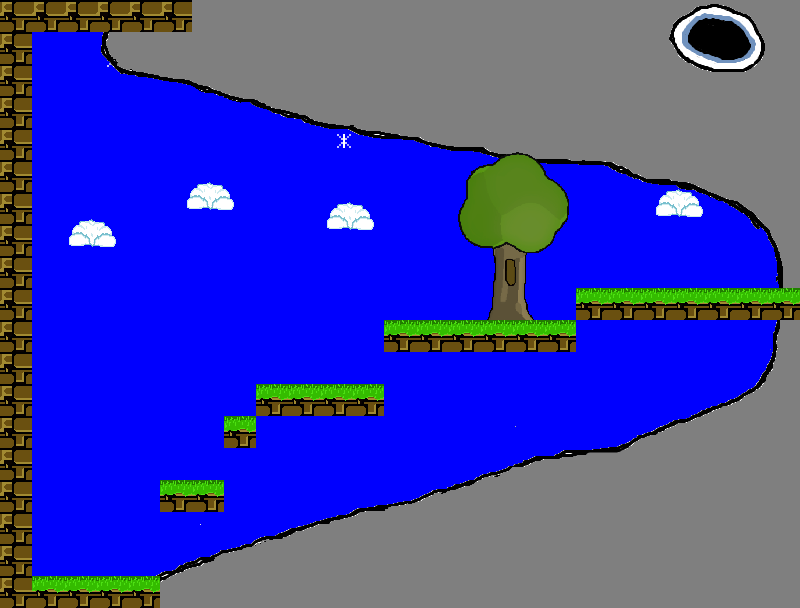

The image is a tile-based game level rendered from a .tmx file. Its description and source (layers, tilesets, objects; grid data summarised) follow:
An orthogonal 25x19 tile map with 32x32 px tiles, 4 tile layers (Background, BackgroundObjects, BackgroundObjects2, Collision), 4 tilesets and 46 objects.

<map version="1.5" tiledversion="1.7.2" orientation="orthogonal" renderorder="right-down" width="25" height="19" tilewidth="32" tileheight="32" infinite="0" nextlayerid="6" nextobjectid="429">
 <editorsettings>
  <export target="level3.json" format="json" />
 </editorsettings>
 <tileset firstgid="1" name="objects" tilewidth="32" tileheight="32" tilecount="36" columns="4">
  <image source="../images/tiled_objects.png" width="128" height="288" />
  <tile id="0">
   <properties>
    <property name="Class" value="Player" />
   </properties>
  </tile>
  <tile id="1">
   <properties>
    <property name="Class" value="Warp" />
   </properties>
  </tile>
  <tile id="2">
   <properties>
    <property name="Class" value="InvisibleBlock" />
   </properties>
  </tile>
  <tile id="3">
   <properties>
    <property name="Class" value="PlatformSpike" />
   </properties>
  </tile>
  <tile id="4">
   <properties>
    <property name="Class" value="Spike" />
   </properties>
  </tile>
  <tile id="5">
   <properties>
    <property name="Class" value="Spike" />
    <property name="angle" value="90" />
   </properties>
  </tile>
  <tile id="6">
   <properties>
    <property name="Class" value="Spike" />
    <property name="angle" value="270" />
    <property name="flip" value="x" />
   </properties>
  </tile>
  <tile id="7">
   <properties>
    <property name="Class" value="Spike" />
    <property name="angle" value="180" />
    <property name="flip" value="x" />
   </properties>
  </tile>
  <tile id="8">
   <properties>
    <property name="Class" value="FallingSpike" />
    <property name="speed" value="900" />
   </properties>
  </tile>
  <tile id="9">
   <properties>
    <property name="Class" value="FallingSpike" />
    <property name="angle" value="90" />
    <property name="speed" value="900" />
   </properties>
  </tile>
  <tile id="10">
   <properties>
    <property name="Class" value="FallingSpike" />
    <property name="angle" value="270" />
    <property name="flip" value="x" />
    <property name="speed" value="900" />
   </properties>
  </tile>
  <tile id="11">
   <properties>
    <property name="Class" value="FallingSpike" />
    <property name="angle" value="180" />
    <property name="flip" value="x" />
    <property name="speed" value="900" />
   </properties>
  </tile>
  <tile id="12">
   <properties>
    <property name="Class" value="MovingSpike" />
    <property name="vx" value="300" />
   </properties>
  </tile>
  <tile id="16">
   <properties>
    <property name="Class" value="ShootingSpike" />
    <property name="direction" value="up" />
    <property name="firerate" value="2" />
    <property name="speed" value="100" />
   </properties>
  </tile>
  <tile id="17">
   <properties>
    <property name="Class" value="ShootingSpike" />
    <property name="angle" value="90" />
    <property name="direction" value="right" />
    <property name="firerate" value="2" />
    <property name="speed" value="100" />
   </properties>
  </tile>
  <tile id="18">
   <properties>
    <property name="Class" value="ShootingSpike" />
    <property name="angle" value="270" />
    <property name="direction" value="left" />
    <property name="firerate" value="2" />
    <property name="flip" value="x" />
    <property name="speed" value="100" />
   </properties>
  </tile>
  <tile id="19">
   <properties>
    <property name="Class" value="ShootingSpike" />
    <property name="angle" value="180" />
    <property name="direction" value="down" />
    <property name="firerate" value="2" />
    <property name="flip" value="x" />
    <property name="speed" value="100" />
   </properties>
  </tile>
  <tile id="24">
   <properties>
    <property name="Class" value="Spike" />
    <property name="scale" value="0.5" />
   </properties>
  </tile>
  <tile id="25">
   <properties>
    <property name="Class" value="Spike" />
    <property name="angle" value="90" />
    <property name="scale" value="0.5" />
   </properties>
  </tile>
  <tile id="26">
   <properties>
    <property name="Class" value="Spike" />
    <property name="angle" value="270" />
    <property name="flip" value="x" />
    <property name="scale" value="0.5" />
   </properties>
  </tile>
  <tile id="27">
   <properties>
    <property name="Class" value="Spike" />
    <property name="angle" value="180" />
    <property name="flip" value="x" />
    <property name="scale" value="0.5" />
   </properties>
  </tile>
  <tile id="28">
   <properties>
    <property name="Class" value="ClonePlayer" />
   </properties>
  </tile>
  <tile id="30">
   <properties>
    <property name="Class" value="BossFruit" />
   </properties>
  </tile>
  <tile id="32">
   <properties>
    <property name="Class" value="FakeWarp" />
    <property name="warpX" value="400" />
    <property name="warpY" value="450" />
   </properties>
  </tile>
  <tile id="33">
   <properties>
    <property name="Class" value="FakeFakeWarp" />
    <property name="fakeWarpX" value="400" />
    <property name="fakeWarpY" value="450" />
    <property name="warpX" value="300" />
    <property name="warpY" value="450" />
   </properties>
  </tile>
 </tileset>
 <tileset firstgid="37" name="collisions" tilewidth="32" tileheight="32" tilecount="28" columns="4">
  <image source="../images/tiled_collision.png" width="128" height="224" />
 </tileset>
 <tileset firstgid="65" name="fruit" tilewidth="21" tileheight="24" tilecount="3" columns="3">
  <image source="../images/tiled_fruit.png" width="63" height="24" />
  <tile id="0">
   <properties>
    <property name="Class" value="Fruit" />
   </properties>
  </tile>
  <tile id="1">
   <properties>
    <property name="Class" value="MovingFruit" />
    <property name="speedX" value="0" />
    <property name="speedY" value="0" />
   </properties>
  </tile>
 </tileset>
 <tileset firstgid="68" name="background" tilewidth="32" tileheight="32" tilecount="3800" columns="50">
  <image source="../images/tiled_backgrounds.png" width="1600" height="2432" />
 </tileset>
 <layer id="1" name="Background" width="25" height="19">
  <properties>
   <property name="boundingBox" value="true" />
   <property name="type" value="0" />
  </properties>
  <data>[475 cells, 475 non-empty, 475 distinct tile ids]</data>
 </layer>
 <layer id="2" name="BackgroundObjects" width="25" height="19">
  <properties>
   <property name="type" value="0" />
  </properties>
  <data>[475 cells, 418 non-empty, 418 distinct tile ids]</data>
 </layer>
 <layer id="3" name="BackgroundObjects2" width="25" height="19">
  <properties>
   <property name="type" value="0" />
  </properties>
  <data>[475 cells, 24 non-empty, 24 distinct tile ids]</data>
 </layer>
 <layer id="4" name="Collision" width="25" height="19">
  <properties>
   <property name="collision" value="true" />
  </properties>
  <data>[475 cells, 48 non-empty, 2 distinct tile ids]</data>
 </layer>
 <objectgroup id="5" name="Sprites">
  <object id="348" gid="8" x="112" y="96" width="32" height="32" />
  <object id="350" gid="8" x="152" y="104" width="32" height="32" />
  <object id="353" gid="8" x="232" y="128" width="32" height="32" />
  <object id="355" gid="8" x="272" y="136" width="32" height="32" />
  <object id="356" gid="8" x="312" y="152" width="32" height="32" />
  <object id="357" gid="8" x="352" y="160" width="32" height="32" />
  <object id="359" gid="8" x="432" y="176" width="32" height="32" />
  <object id="362" gid="8" x="472" y="176" width="32" height="32" />
  <object id="363" gid="8" x="506" y="181" width="32" height="32" />
  <object id="365" gid="8" x="544" y="184" width="32" height="32" />
  </objectgroup>
</map>
<!-- 36 of 46 objects omitted -->
